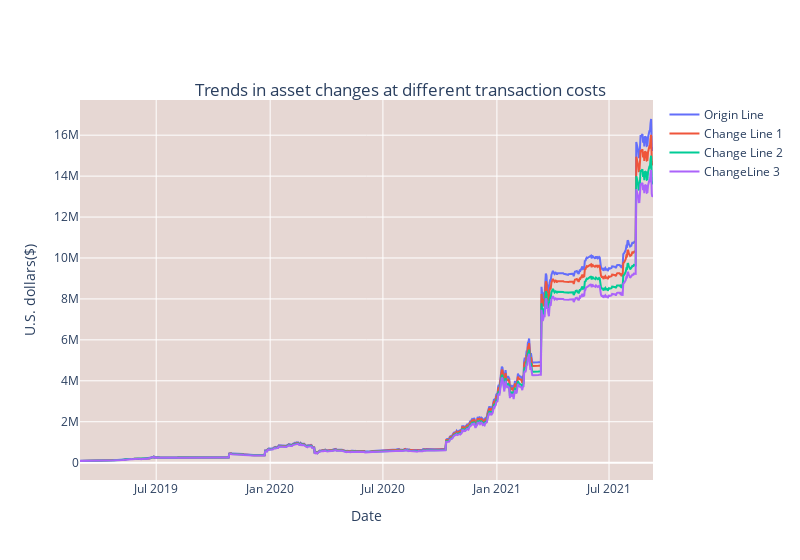

Notebook cell for this chart:
### Code cell
fig=go.Figure()
fig.add_trace(go.Scatter(
    x=df['Date'][900:],
    y=total_Profit[0][900:],
    mode='lines',
    name='Origin Line',
))
fig.add_trace(go.Scatter(
    x=df['Date'][900:],
    y=total_Profit[1][900:],
    mode='lines',
    name='Change Line 1',
))
fig.add_trace(go.Scatter(
    x=df['Date'][900:],
    y=total_Profit[2][900:],
    mode='lines',
    name='Change Line 2',
))
fig.add_trace(go.Scatter(
    x=df['Date'][900:],
    y=total_Profit[3][900:],
    mode='lines',
    name='Change Line 3',
))
fig.update_layout(title={'text':'Trends in asset changes at different transaction costs', 'x':0.5, 'y':0.85}, xaxis_title='Date',
    yaxis_title='U.S. dollars($)', width=800, plot_bgcolor='rgb(230, 215, 211)' )
fig.show()

### Figure 1 — Plotly figure (JSON) as saved in the notebook; plotly's stock layout.template omitted (floating-point values rounded to 4 significant figures; data arrays with more than 128 entries replaced by an {"elided": "..."} marker saying what was removed)
{"data": [{"mode": "lines", "name": "Origin Line", "type": "scatter", "x": {"elided": "926 str values"}, "y": {"elided": "926 float values"}}, {"mode": "lines", "name": "Change Line 1", "type": "scatter", "x": {"elided": "926 str values"}, "y": {"elided": "926 float values"}}, {"mode": "lines", "name": "Change Line 2", "type": "scatter", "x": {"elided": "926 str values"}, "y": {"elided": "926 float values"}}, {"mode": "lines", "name": "ChangeLine 3", "type": "scatter", "x": {"elided": "926 str values"}, "y": {"elided": "926 float values"}}], "layout": {"plot_bgcolor": "rgb(230, 215, 211)", "title": {"text": "Trends in asset changes at different transaction costs", "x": 0.5, "y": 0.85}, "width": 800, "xaxis": {"title": {"text": "Date"}}, "yaxis": {"title": {"text": "U.S. dollars($)"}}}}
